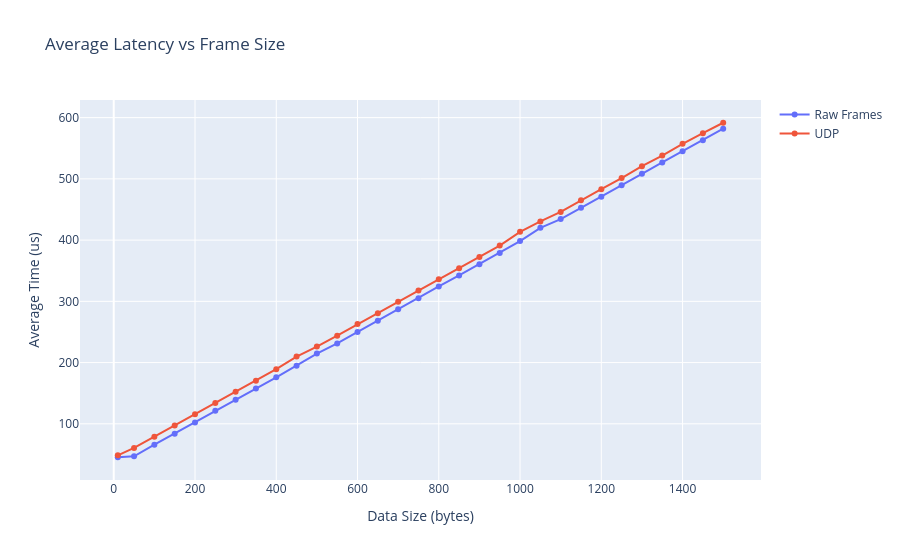

The notebook cell this image was saved under:
### Code cell
fig = go.Figure()

fig.add_trace(go.Scatter(
    x=np.array(raw_packetsize_sweep_frame_sizes),
    y=raw_packetsize_sweep_avg_latencies,
    mode='lines+markers',
    name='Raw Frames',
    line=dict(shape='linear')
))

fig.add_trace(go.Scatter(
    x=np.array(udp_packetsize_sweep_frame_sizes),
    y=udp_packetsize_sweep_avg_latencies,
    mode='lines+markers',
    name='UDP',
    line=dict(shape='linear')
))

fig.update_layout(
    title='Average Latency vs Frame Size',
    xaxis_title='Data Size (bytes)',
    yaxis_title='Average Time (us)',
    showlegend=True
)

fig.show()

### Figure 1 — Plotly figure (JSON) as saved in the notebook; plotly's stock layout.template omitted (floating-point values rounded to 4 significant figures)
{"data": [{"line": {"shape": "linear"}, "mode": "lines+markers", "name": "Raw Frames", "type": "scatter", "x": [10, 50, 100, 150, 200, 250, 300, 350, 400, 450, 500, 550, 600, 650, 700, 750, 800, 850, 900, 950, 1000, 1050, 1100, 1150, 1200, 1250, 1300, 1350, 1400, 1450, 1500], "y": [45.41, 46.95, 65.91, 83.99, 102.3, 121.3, 139.5, 157.7, 176.0, 194.7, 214.8, 231.3, 250.1, 268.3, 287.1, 305.1, 324.4, 342.3, 360.7, 379.0, 398.4, 420.1, 434.3, 452.8, 470.9, 489.4, 508.3, 526.9, 545.0, 563.2, 582.0]}, {"line": {"shape": "linear"}, "mode": "lines+markers", "name": "UDP", "type": "scatter", "x": [10, 50, 100, 150, 200, 250, 300, 350, 400, 450, 500, 550, 600, 650, 700, 750, 800, 850, 900, 950, 1000, 1050, 1100, 1150, 1200, 1250, 1300, 1350, 1400, 1450, 1500], "y": [48.57, 60.72, 79.01, 97.23, 115.7, 134.1, 152.3, 170.4, 189.3, 209.9, 226.1, 243.8, 262.9, 280.8, 299.2, 317.5, 336.3, 354.1, 372.5, 391.1, 413.5, 430.6, 446.1, 465.0, 483.2, 501.4, 520.8, 538.1, 557.2, 574.7, 591.7]}], "layout": {"showlegend": true, "title": {"text": "Average Latency vs Frame Size"}, "xaxis": {"title": {"text": "Data Size (bytes)"}}, "yaxis": {"title": {"text": "Average Time (us)"}}}}
